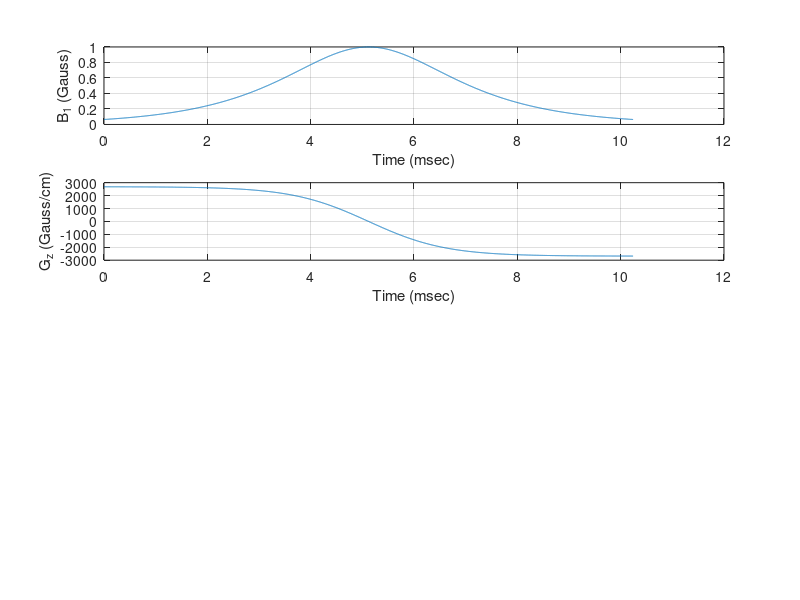

Here is the MATLAB script that generated this plot: (Note: this script raises an error after producing the figure.)
clear all; clc; close all;
addpath('D:\src\M219\')
gamma=42.58e6;% Hz/T
Gz=2.8*10e-4;% T/cm
delta_z=1.2;% cm
delta_omega=gamma*Gz*delta_z;% Hz


%% Design of Windowed Sinc RF Pulses
% tbw = 4*10e3;
% samples = 512;
% 
% rf = wsinc(tbw, samples);

%% Plot RF Amplitude
tbw = 10;
beta = 672;%rad/s
u = 5;
% samples = 512;

% rf = (pi/2)*wsinc(tbw,samples);
% %delta_omega=
% pulseduration = 10e3*tbw/delta_omega; % in ms
% rfs = rfscaleg(rf, pulseduration); % Scaled to Gauss
% 
% dt = pulseduration/samples;
% t = (1:length(rfs))*dt;  % in msec
% 
% b1    = [rfs zeros(1,samples/2)];                 % in Gauss
% g     = 4*[ones(1,samples) -ones(1,samples/2)];     % in G/cm
% t_all = (1:length(g))*dt;  % in msec
% 
% figure(1); 
% subplot(311); plot(t_all,b1); grid on; 
% xlabel('Time (msec)'); ylabel('B_1 (Gauss)');
% 
% subplot(312); plot(t_all,g); grid on; 
% xlabel('Time (msec)'); ylabel('G_z (Gauss/cm)');
% 

pulseduration  = 10.240; %ms
dt = 0.002;
t  = (0:dt:10.24)./1000;%s
B1 = ((100.*sech(beta.*(t-0.00512))).^(1+1j*u))./100;%Gauss
G  = zeros(1,length(t));
G1  = .3.*ones(1,length(t));
f  = (0:50:2000);
x = (-2:.1:2);
%x = ones(1,length(t));
y = ones(1,length(t));


mx0 = zeros(1,length(x));
my0 = zeros(1,length(x));
mz0 = 1.*ones(1,length(x));



figure(1); 
subplot(411); plot(t.*1000,abs(B1)); grid on; 
xlabel('Time (msec)'); ylabel('B_1 (Gauss)');

omega = -4.*beta.*tanh(beta.*(t-0.00512));

figure(1); subplot(412); plot(t.*1000,omega); grid on; 
xlabel('Time (msec)'); ylabel('G_z (Gauss/cm)');


%

[mx,my,mz] = bloch_adiabatic(B1(:),G1(:),dt/1000,1.535,.058,f,x(:),0,omega); 


mxy = mx+1i*my;

figure(1); subplot(411); plot(x,abs(mxy)); 
grid on; xlabel('z position (cm) mxy');

figure(1); subplot(412); plot(x,mz); 
grid on; xlabel('z position (cm)');

figure(1); subplot(413); plot(f,mz(26,:));
%%
[mx,my,mz] = bloch_adiabatic(B1(:),G1(:),dt/1000,1.535,.058,f(:),x(:),0,-omega,mx0(:),my0(:),mz); 




mz((length(mz)+1)/2)

mxy = mx+1i*my;

figure(1); subplot(413); plot(x,abs(mxy)); 
grid on; xlabel('z position (cm)');

figure(1); subplot(414); plot(x,mz); 
grid on; xlabel('z position (cm)');

% %% Simulate Slice Profile using Bloch Simulation
% % x = (-4:.1:4);          % in cm
% % 
% % f = 0;                  % in Hz
% % dt = pulseduration/samples/1e3;
% % t = (1:length(b1))*dt;  % in usec
% % 
% % Bloch Simulation
% % [mx,my,mz] = bloch(b1(:),g(:),t(:),1,.2,f(:),x(:),0); 
% % 
% % Transverse Magnetization
% % mxy = mx+1i*my;
% % 
% % figure(1); subplot(313); plot(x,abs(mxy)); 
% % grid on; xlabel('z position (cm)');
% % 
% % % Simulate Slice Profile using Small Tip Approximation

%%
% theta = atan(abs(B1)./(omega./26752));
% plot(t,theta);

% 
% T1 = 1227;
% T = (1:1:2000);
% Mz = .8+.2*(1-exp(-T./T1));
% plot(T, Mz)
% 
% 
% %% 
% a = 0.8517;
% T1 = 1224;
% mz_0 = 1;
% for i = 1:10
%     mz_1(i) = mz_0 * a  +(1- mz_0*a)*(1 - exp(-1000/T1));
%     mz_0 = mz_1(i);
% end
% 
% %
% T2star = 28;
% mz_2 = mz_1.*exp(-10/T2star)
% 
% %%
% T2star = 28;
% mz_2 = exp(-10/T2star)

























